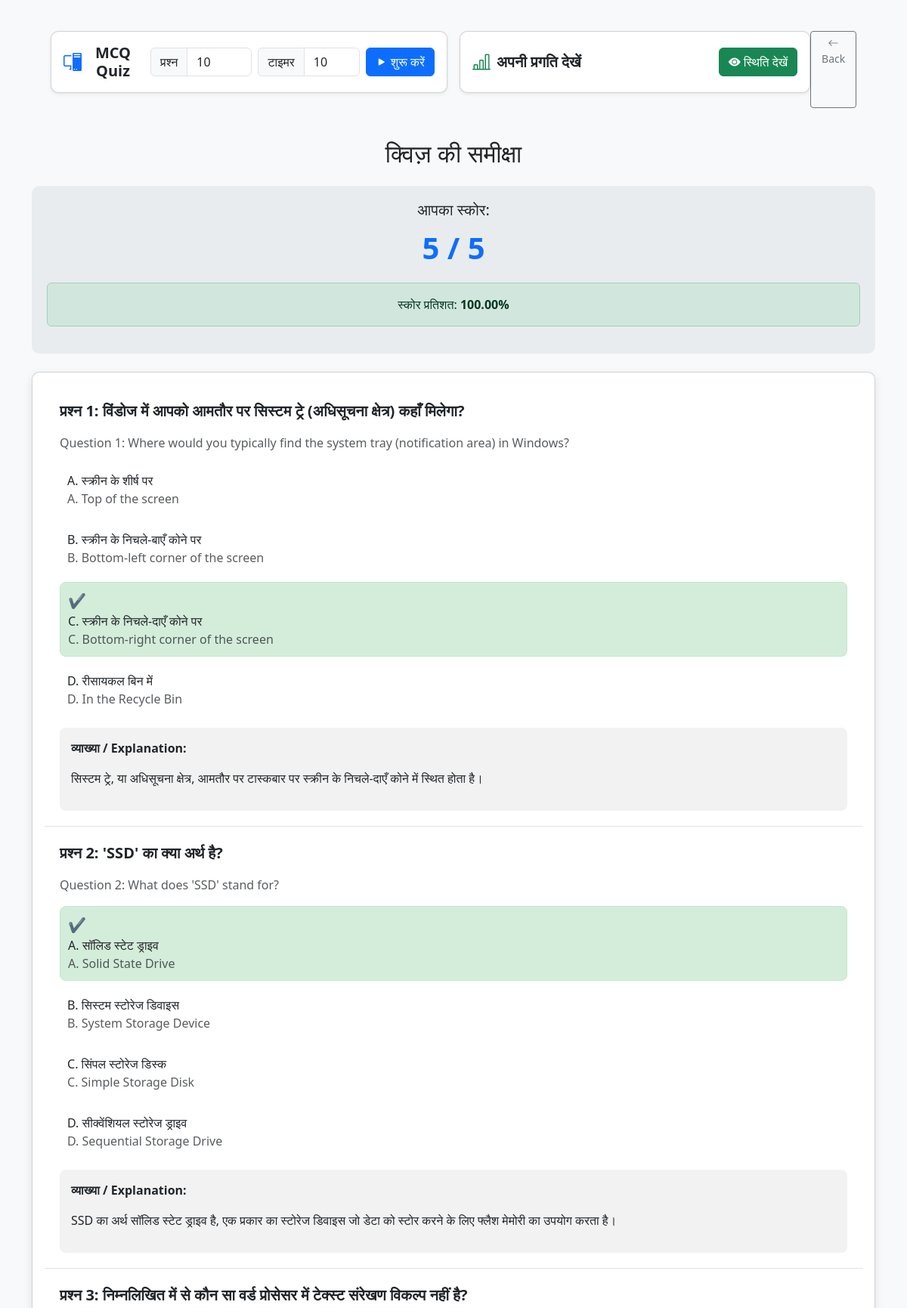
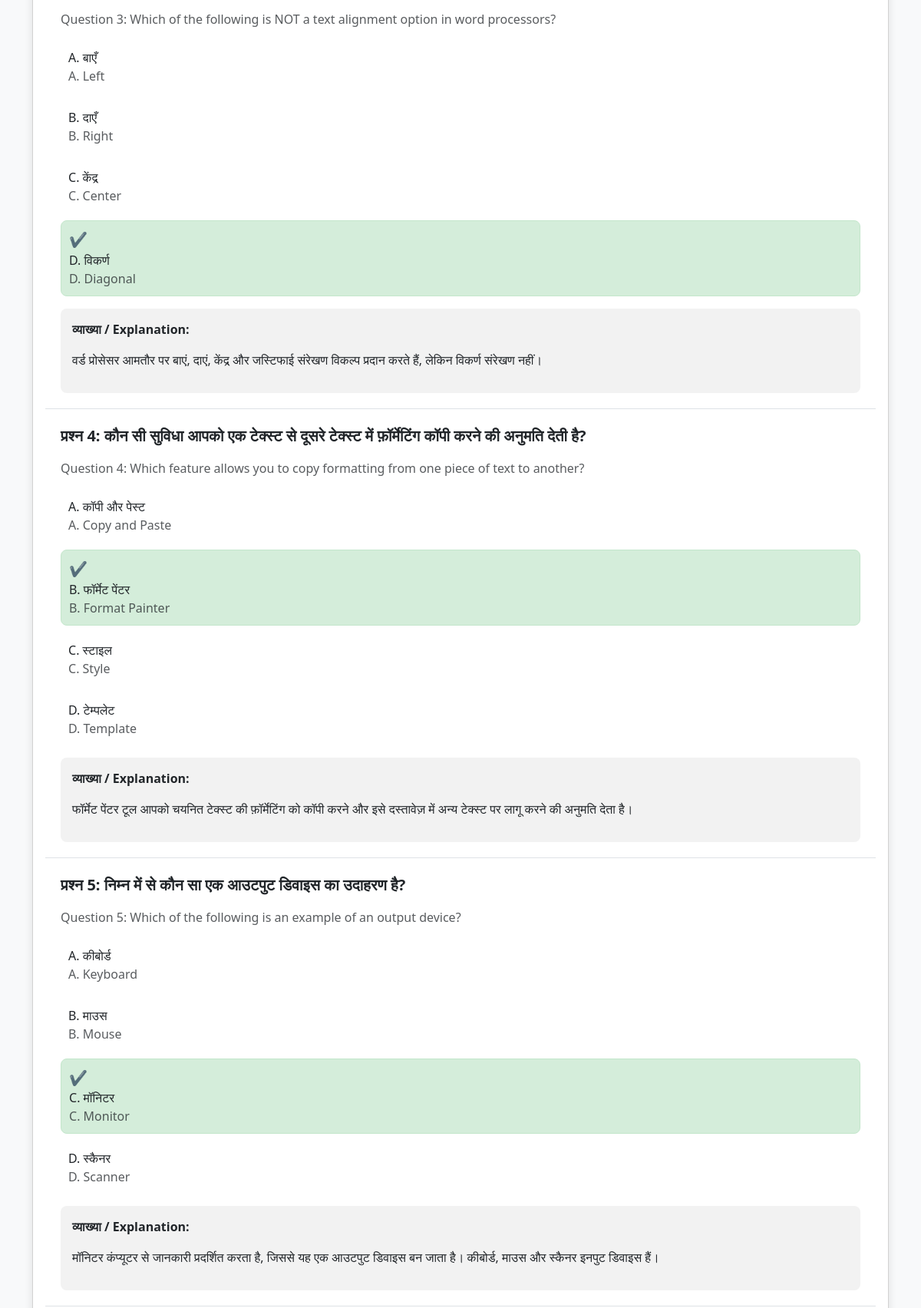
/review_quiz.php?session_id=3 (upper part), run on the app's committed database (2 pictures, top to bottom).
### tables this page shows
CREATE TABLE `quiz_records` (
  `id` int(11) NOT NULL,
  `user_id` varchar(255) NOT NULL,
  `quiz_type` varchar(50) NOT NULL,
  `total_questions` int(11) DEFAULT NULL,
  `score` int(11) DEFAULT NULL,
  `answered_questions` longtext DEFAULT NULL,
  `created_at` timestamp NOT NULL DEFAULT current_timestamp(),
  `session_id` varchar(255) NOT NULL
);

CREATE TABLE `ccc_mcq` (
  `id` int(11) NOT NULL,
  `topic` varchar(255) DEFAULT NULL,
  `subtopic` varchar(255) DEFAULT NULL,
  `question_en` text DEFAULT NULL,
  `question_hi` text DEFAULT NULL,
  `options_en` text DEFAULT NULL,
  `options_hi` text DEFAULT NULL,
  `answer_en` varchar(2) DEFAULT NULL,
  `explanation_en` text DEFAULT NULL,
  `explanation_hi` text DEFAULT NULL
);

### review_quiz.php (the view, shortened to what this page needs)
<?php
include "db.php";
$session_id = isset($_GET['session_id']) ? (int)$_GET['session_id'] : 0;
$quiz_record = null;
$stmt = $conn->prepare("SELECT total_questions, score, answered_questions FROM quiz_records WHERE id = ?");
$stmt->bind_param("i", $session_id);
$stmt->execute();
$result = $stmt->get_result();
if ($result->num_rows > 0) {
    $quiz_record = $result->fetch_assoc();
}
$answered_questions = json_decode($quiz_record['answered_questions'], true);
$score = $quiz_record['score'];
$total_questions = $quiz_record['total_questions'];
$question_ids = array_map(function($q) {
    return $q['question_id'];
}, $answered_questions);
$questions_data = [];
if (!empty($question_ids)) {
    $placeholders = implode(',', array_fill(0, count($question_ids), '?'));
    $sql_questions = "SELECT * FROM ccc_mcq WHERE id IN ($placeholders) ORDER BY FIELD(id, $placeholders)";
    $stmt_questions = $conn->prepare($sql_questions);
    $types = str_repeat('i', count($question_ids) * 2);
    $all_params = array_merge($question_ids, $question_ids);
    $stmt_questions->bind_param($types, ...$all_params);
    $stmt_questions->execute();
    $result_questions = $stmt_questions->get_result();
    while ($row = $result_questions->fetch_assoc()) {
        $questions_data[$row['id']] = $row;
    }
}
$review_questions = [];
foreach ($answered_questions as $answered_q) {
    $q_id = $answered_q['question_id'];
    if (isset($questions_data[$q_id])) {
        $full_question = $questions_data[$q_id];
        $full_question['user_answer_key'] = $answered_q['user_answer_key'];
        $full_question['is_correct'] = $answered_q['is_correct'];
        $review_questions[] = $full_question;
    }
}
?>
<!DOCTYPE html>
<html lang="hi">
<head>
    <link href="https://cdn.jsdelivr.net/npm/bootstrap@5.3.3/dist/css/bootstrap.min.css" rel="stylesheet">
    <link rel="stylesheet" href="https://cdn.jsdelivr.net/npm/bootstrap-icons@1.11.3/font/bootstrap-icons.min.css">
</head>
<body>
<div class="container py-4">
                <div class="alert fw-bold fs-5 text-center d-flex align-items-center justify-content-center mb-4">
        <div class="row g-3 justify-content-center w-100">
        <div class="col-12 col-md-6 d-flex">
            <div class="card shadow-sm w-100 p-3 d-flex flex-column flex-md-row align-items-center justify-content-between gap-3">
                <div class="d-flex align-items-center gap-2">
                    <i class="bi bi-pc-display text-primary fs-4"></i>
                    <h5 class="mb-0 fw-bold">MCQ Quiz</h5>
                </div>
                <form action="take_quiz.php" method="post" class="d-flex flex-column flex-md-row align-items-center gap-2 w-100">
                    <div class="input-group flex-fill">
                        <span class="input-group-text">प्रश्न</span>
                        <input type="number" name="num_questions" class="form-control" value="10" min="1" max="100" required>
                    </div>
                    <div class="input-group flex-fill">
                        <span class="input-group-text">टाइमर</span>
                        <input type="number" name="timer_minutes" class="form-control" value="10" min="1" max="60" required>
                    </div>
                    <button type="submit" class="btn btn-primary d-flex align-items-center justify-content-center mt-2 mt-md-0 flex-shrink-0">
                        <i class="bi bi-play-fill me-1"></i> शुरू करें
                    </button>
                </form>
            </div>
        </div>
        <div class="col-12 col-md-6 d-flex">
            <div class="card shadow-sm w-100 p-3 d-flex flex-column flex-md-row align-items-center justify-content-between gap-3">
                <div class="d-flex align-items-center gap-2">
                    <i class="bi bi-bar-chart-line text-success fs-4"></i>
                    <h5 class="mb-0 fw-bold">अपनी प्रगति देखें</h5>
                </div>
                <a href="status.php" class="btn btn-success d-flex align-items-center justify-content-center mt-2 mt-md-0 flex-shrink-0">
                    <i class="bi bi-eye-fill me-1"></i> स्थिति देखें
                </a>
            </div>
            <a href="index.php" class="btn btn-outline-secondary btn-sm"><i class="bi bi-arrow-left"></i> Back</a>
        </div>
    </div>
</div>
    <h2 class="text-center mb-4">क्विज़ की समीक्षा</h2>
    <div class="score-box mb-4">
        <h5 class="mb-2">आपका स्कोर:</h5>
        <p class="score-text text-primary"><?= htmlspecialchars($score) ?> / <?= htmlspecialchars($total_questions) ?></p>
        <?php
        $percentage = ($total_questions > 0) ? ($score / $total_questions) * 100 : 0;
        $alert_class = 'alert-info';
        if ($percentage >= 80) {
            $alert_class = 'alert-success';
        } elseif ($percentage >= 50) {
            $alert_class = 'alert-warning';
        } else {
            $alert_class = 'alert-danger';
        }
        ?>
        <div class="alert <?= $alert_class ?> mt-3">
            स्कोर प्रतिशत: <strong><?= number_format($percentage, 2) ?>%</strong>
        </div>
    </div>
     <div class="card">
        <div class="card-body">
            <?php foreach ($review_questions as $index => $question): ?>
                <div class="question-box">
                    <p class="question-hi">प्रश्न <?= $index + 1 ?>: <?= htmlspecialchars($question['question_hi']) ?></p>
                    <p class="question-en text-muted">Question <?= $index + 1 ?>: <?= htmlspecialchars($question['question_en']) ?></p>
                    <?php
                    $options_hi = json_decode($question['options_hi'], true);
                    $options_en = json_decode($question['options_en'], true);
                    $correct_key = $question['answer_en'];
                    $user_key = $question['user_answer_key'];
                    foreach ($options_hi as $key => $option_hi):
                        $option_key = chr(65 + $key);
                        $class = '';
                        $icon = '';
                        $option_en = $options_en[$key];
                        if ($option_key === $correct_key) {
                            $class = 'correct-option';
                            $icon = '<span class="correct-answer-icon"></span>';
                        } elseif ($option_key === $user_key) {
                            $class = 'incorrect-option';
                            $icon = '<span class="incorrect-answer-icon"></span>';
                        }
                    ?>
                    <div class="option-label <?= $class ?>">
                        <?= $icon ?>
                        <div class="option-hi">
                            <?= htmlspecialchars($option_key) ?>. <?= htmlspecialchars(str_replace($option_key . '. ', '', $option_hi)) ?>
                        </div>
                        <div class="option-en text-muted">
                            <?= htmlspecialchars($option_key) ?>. <?= htmlspecialchars(str_replace($option_key . '. ', '', $option_en)) ?>
                        </div>
                    </div>
                    <?php endforeach; ?>
                    <div class="explanation mt-3">
                        <p class="fw-bold">व्याख्या / Explanation:</p>
                        <p><?= nl2br(htmlspecialchars($question['explanation_hi'])) ?></p>
                    </div>
                </div>
            <?php endforeach; ?>
        </div>
    </div>
</div>
</body>
</html>

### review_quiz.php (style rules this page uses)
body { background-color: #f8f9fa; }
.card { box-shadow: 0 4px 12px rgba(0,0,0,0.1); border-radius: 10px; margin-bottom: 20px; }
.score-box { background-color: #e9ecef; padding: 20px; border-radius: 10px; text-align: center; }
.score-text { font-size: 2.5rem; font-weight: bold; }
.question-box { padding: 20px; border-bottom: 1px solid #dee2e6; }
.question-hi { font-weight: bold; font-size: 1.25rem; margin-bottom: 15px; }
.option-label { display: block; padding: 10px; border-radius: 8px; margin-bottom: 10px; }
.correct-option { background-color: #d4edda; border: 1px solid #c3e6cb; }
.correct-answer-icon::before { content: "✔"; color: #155724; font-size: 1.2em; margin-right: 5px; }
.explanation { background-color: #f2f2f2; padding: 15px; border-radius: 8px; margin-top: 15px; }

### data on the page
quiz_records: score "5", total_questions "5", percentage "100.00"
ccc_mcq: question_hi "विंडोज में आपको आमतौर पर सिस्टम ट्रे (अधिसूचना क्षेत्र) कहाँ मिलेगा?", question_en "Where would you typically find the system tray (notification area) in Windows?", option_key "A", options_hi "स्क्रीन के शीर्ष पर", options_en "Top of the screen", option_key "B", options_hi "स्क्रीन के निचले-बाएँ कोने पर", options_en "Bottom-left corner of the screen", option_key "C", options_hi "स्क्रीन के निचले-दाएँ कोने पर", options_en "Bottom-right corner of the screen", option_key "D", options_hi "रीसायकल बिन में", options_en "In the Recycle Bin", explanation_hi "सिस्टम ट्रे, या अधिसूचना क्षेत्र, आमतौर पर टास्कबार पर स्क्रीन के निचले-दाएँ कोने में स्थित होता है।"
ccc_mcq: question_hi "'SSD' का क्या अर्थ है?", question_en "What does 'SSD' stand for?", option_key "A", options_hi "सॉलिड स्टेट ड्राइव", options_en "Solid State Drive", option_key "B", options_hi "सिस्टम स्टोरेज डिवाइस", options_en "System Storage Device", option_key "C", options_hi "सिंपल स्टोरेज डिस्क", options_en "Simple Storage Disk", option_key "D", options_hi "सीक्वेंशियल स्टोरेज ड्राइव", options_en "Sequential Storage Drive", explanation_hi "SSD का अर्थ सॉलिड स्टेट ड्राइव है, एक प्रकार का स्टोरेज डिवाइस जो डेटा को स्टोर करने के लिए फ्लैश मेमोरी का उपयोग करता है।"
ccc_mcq: question_hi "निम्नलिखित में से कौन सा वर्ड प्रोसेसर में टेक्स्ट संरेखण विकल्प नहीं है?", question_en "Which of the following is NOT a text alignment option in word processors?", option_key "A", options_hi "बाएँ", options_en "Left", option_key "B", options_hi "दाएँ", options_en "Right", option_key "C", options_hi "केंद्र", options_en "Center", option_key "D", options_hi "विकर्ण", options_en "Diagonal", explanation_hi "वर्ड प्रोसेसर आमतौर पर बाएं, दाएं, केंद्र और जस्टिफाई संरेखण विकल्प प्रदान करते हैं, लेकिन विकर्ण संरेखण नहीं।"
ccc_mcq: question_hi "कौन सी सुविधा आपको एक टेक्स्ट से दूसरे टेक्स्ट में फ़ॉर्मेटिंग कॉपी करने की अनुमति देती है?", question_en "Which feature allows you to copy formatting from one piece of text to another?", option_key "A", options_hi "कॉपी और पेस्ट", options_en "Copy and Paste", option_key "B", options_hi "फॉर्मेट पेंटर", options_en "Format Painter", option_key "C", options_hi "स्टाइल", options_en "Style", option_key "D", options_hi "टेम्पलेट", options_en "Template", explanation_hi "फॉर्मेट पेंटर टूल आपको चयनित टेक्स्ट की फ़ॉर्मेटिंग को कॉपी करने और इसे दस्तावेज़ में अन्य टेक्स्ट पर लागू करने की अनुमति देता है।"
ccc_mcq: question_hi "निम्न में से कौन सा एक आउटपुट डिवाइस का उदाहरण है?", question_en "Which of the following is an example of an output device?", option_key "A", options_hi "कीबोर्ड", options_en "Keyboard", option_key "B", options_hi "माउस", options_en "Mouse", option_key "C", options_hi "मॉनिटर", options_en "Monitor", option_key "D", options_hi "स्कैनर", options_en "Scanner", explanation_hi "मॉनिटर कंप्यूटर से जानकारी प्रदर्शित करता है, जिससे यह एक आउटपुट डिवाइस बन जाता है। कीबोर्ड, माउस और स्कैनर इनपुट डिवाइस हैं।"
